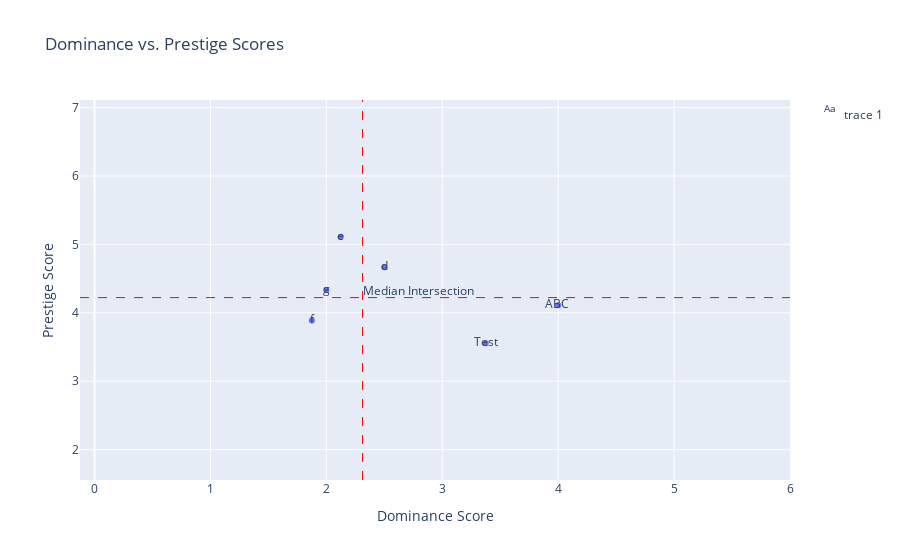

Write notebook code for a chart like this one.
### Code cell
import plotly.express as px
import plotly.graph_objects as go

# Calculate medians for Dominance and Prestige
dominance_median = df['Dominance'].median()
prestige_median = df['Prestige'].median()

# Create the scatter plot
fig = px.scatter(
    df,
    x='Dominance',
    y='Prestige',
    text='Pseudonym',
    labels={'Dominance': 'Dominance Score', 'Prestige': 'Prestige Score'},
    title='Dominance vs. Prestige Scores'
)

# Get the full range of the axes
dominance_range = [df['Dominance'].min() - 2, df['Dominance'].max() + 2]
prestige_range = [df['Prestige'].min() - 2, df['Prestige'].max() + 2]

# Update axes range to show the full dashed line
fig.update_xaxes(range=dominance_range)
fig.update_yaxes(range=prestige_range)

# Add dashed vertical line for Dominance median
fig.add_shape(
    type='line',
    x0=dominance_median, x1=dominance_median,
    y0=prestige_range[0], y1=prestige_range[1],  # Full vertical range
    line=dict(color='red', width=1, dash='dash')
)

# Add dashed horizontal line for Prestige median
fig.add_shape(
    type='line',
    x0=dominance_range[0], x1=dominance_range[1],  # Full horizontal range
    y0=prestige_median, y1=prestige_median,
    line=dict(color='red', width=1, dash='dash')
)

# Add annotations for medians
fig.add_trace(
    go.Scatter(
        x=[dominance_median],
        y=[prestige_median],
        text=['Median Intersection'],
        mode='text',
        textposition='top right'
    )
)

### Figure 1 — Plotly figure (JSON) as saved in the notebook; plotly's stock layout.template omitted (floating-point values rounded to 4 significant figures)
{"data": [{"hovertemplate": "Dominance Score=%{x}<br>Prestige Score=%{y}<br>Pseudonym=%{text}<extra></extra>", "legendgroup": "", "marker": {"color": "#636efa", "symbol": "circle"}, "mode": "markers+text", "name": "", "orientation": "v", "showlegend": false, "text": ["ABC ", "Test", "d", "e", "f", "g"], "type": "scatter", "x": [4, 3.375, 2.5, 2.125, 1.875, 2], "xaxis": "x", "y": [4.111, 3.556, 4.667, 5.111, 3.889, 4.333], "yaxis": "y"}, {"mode": "text", "text": ["Median Intersection"], "textposition": "top right", "type": "scatter", "x": [2.312], "y": [4.222]}], "layout": {"legend": {"tracegroupgap": 0}, "shapes": [{"line": {"color": "red", "dash": "dash", "width": 1}, "type": "line", "x0": 2.312, "x1": 2.312, "y0": 1.556, "y1": 7.111}, {"line": {"color": "red", "dash": "dash", "width": 1}, "type": "line", "x0": -0.125, "x1": 6, "y0": 4.222, "y1": 4.222}], "title": {"text": "Dominance vs. Prestige Scores"}, "xaxis": {"anchor": "y", "domain": [0, 1], "range": [-0.125, 6], "title": {"text": "Dominance Score"}}, "yaxis": {"anchor": "x", "domain": [0, 1], "range": [1.556, 7.111], "title": {"text": "Prestige Score"}}}}
